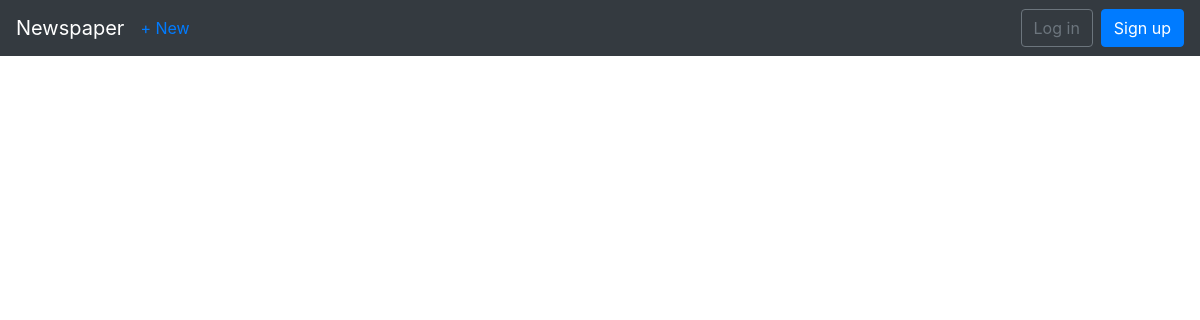
Before: /articles/draft/ with the older database file.
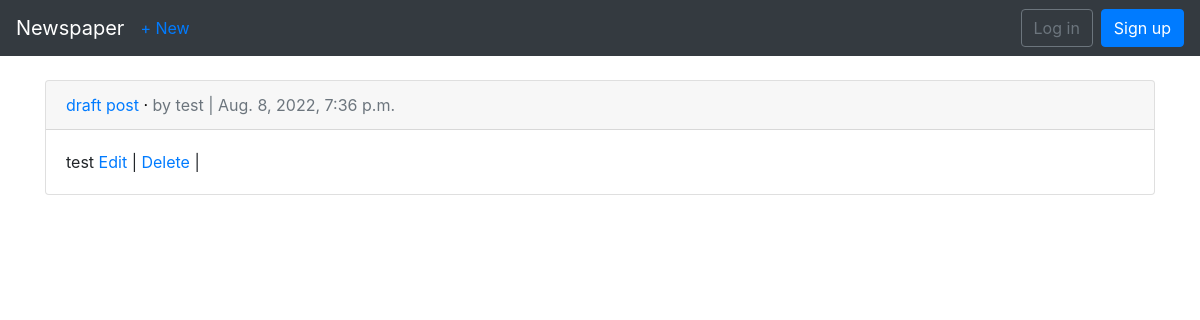
After: the same page with the newer database file.
### articles/models.py (models this page shows, shortened)
class Article(models.Model):
    title = models.CharField(max_length=255)
    body = models.TextField()
    category = models.ForeignKey(
        Category, related_name='articles', on_delete=models.SET_NULL, null=True
    )
    date = models.DateTimeField(auto_now_add=True)
    author = models.ForeignKey(
        settings.AUTH_USER_MODEL,
        on_delete=models.CASCADE,
    )
    views = models.IntegerField(default=0, null=True, blank=True)
    draft = models.BooleanField(default=False)
    objects = models.Manager()
    draft_true = DraftManager()

### users/models.py (models this page shows)
class CustomUser(AbstractUser):
    age = models.PositiveIntegerField(null=True, blank=True)

### articles/views.py (the view)
# urls.py: path('draft/', cache_page(30)(views.DraftArticleListView.as_view()), name='article_draft'),
class DraftArticleListView(ListView):
    model = Article
    template_name = 'articles/article_draft.html'

### articles/models.py (called while the page is built)
    def get_queryset(self):
        return super().get_queryset().filter(draft=True)

### articles/templatetags/article_tag.py (called while the page is built)
@register.simple_tag()
def get_all_draft_articles():
    return Article.draft_true.all()

### articles/templates/articles/article_draft.html (shortened to what this page needs)
{% extends 'base.html' %}
{% load article_tag %}
{% block content %}
    {% get_all_draft_articles as draft_articles %}
    {% for article in draft_articles %}
        <div class="card">
            <div class="card-header">
                    <a href="{% url 'article_detail' article.pk %}">{{article.title}}</a></span> &middot;
                <span class="text-muted">by {{article.author}} | {{article.date}}</span>
            </div>
            <div class="card-body">
                {{article.body}}
                <a href="{% url 'article_edit' article.pk %}">Edit</a> |
                <a href="{% url 'article_delete' article.pk %}">Delete</a> |
            </div>
        </div>
        <br>
    {% endfor %}
{% endblock %}

Changed rows visible on the page:
added Article: title "draft post", author "test", date "Aug. 8, 2022, 7:36 p.m.", body "test"
